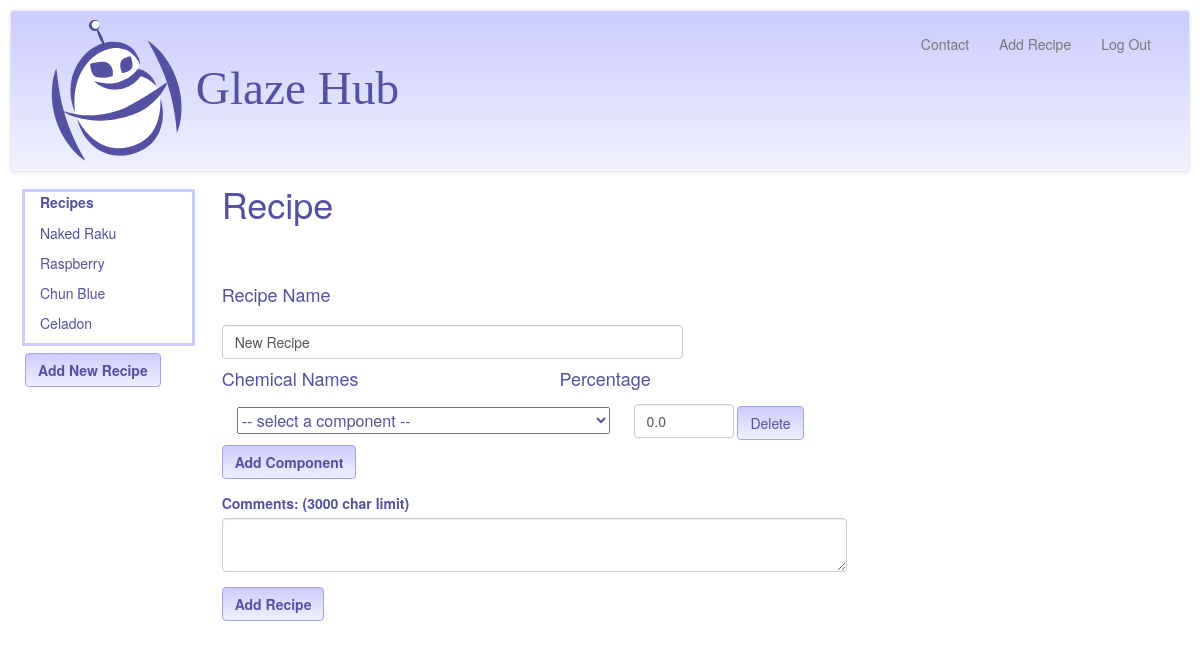
Page /addRecipe/4 (signed in) on the committed database.
### model.py (models this page shows, shortened)
class Recipe(Base):
    __tablename__ = "recipes"
    id = Column(Integer, primary_key=True)
    recipe_name = Column(String(120))
    user_id = Column(Integer, ForeignKey('users.id'))
    user_notes = Column(String(3000), nullable=True)
    user = relationship("User", backref=backref("recipes", order_by=id))
    @classmethod
    def getRecipeNamesByUserID(cls, user_id):
        return session.query(Recipe).filter_by(user_id=user_id).all()

### glazehub.py (the view)
@app.route("/addRecipe/<int:userViewID>", methods=['GET'])
def showRecipeAddForm(userViewID):
    recipe_name = ""
    price_quote = float(0.00)
    displayRecipes = showUserRecipeList(userViewID)
    chems = model.session.query(model.Chem).all()
    chemNames = [chem.chem_name for chem in chems]
    components = []
    return render_template("add_recipe.html", chem_names=chemNames,
                           user_id=userViewID,
                           displayRecipes=displayRecipes,
                           recipe_name=recipe_name, components=components,
                           price_quote=price_quote)

### glazehub.py (called while the page is built)
def showUserRecipeList(userViewID):
    userLoginID = session["user_id"]
    if checkUserLoginID(userLoginID, userViewID):
        recipes = model.Recipe.getRecipeNamesByUserID(userLoginID)
        return recipes
    else:
        recipes = model.Recipe.getRecipeNamesByUserID(userViewID)
        return recipes

def checkUserLoginID(userLoginID, userViewID):
    if userLoginID != int(userViewID):
        flash("Invalid User ID. Here are your recipes")
        userViewID = userLoginID
        return False

### templates/add_recipe.html (shortened to what this page needs)
{% extends 'base.html' %}
{% block body %}
<div class = "col-sm-2">
	<div class = "col-sm-12" class = "recipe_list" style="outline: 3px solid #ccccff; margin-bottom:10px" >
    	<label class = "control-label" for="userRecipes">
			Recipes
		</label>
		{% for recipe in displayRecipes %}
		<ul style = "margin-top: 6px" class="recipe_names">
			<a class = "recipe_links" href = "/recipecomps/{{recipe.user_id}}/{{recipe.recipe_name }}">
				<li>{{ recipe.recipe_name }}</li></a>
		</ul>
		{% endfor %}
	</div>
	<div class = "row" id = "add_recipe_button">
		<div class = "col-sm-2">
			<a href = "/addRecipe/{{user_id}}">
			<button class ="btn btn-GH" type = "submit" id = "add_recipe">
					<strong>Add New Recipe</strong></button>
			</a>
		</div>
	</div>
</div>
<div class = "col-sm-10" id = "recipe_section" style="margin-top:-2em">
	<h1>Recipe</h1>
	<div id = "compTemplate">
		<div class = "col-sm-12">
		    <select class = "chemlistoptions" name="chem">
		    	<option disabled selected> -- select a component -- </option>
			</select>
			<input class = "form-control percentage" type = "text"
					name="percentage" value = "0.0" style = "margin-left: 20px"/>
			<button class="btn btn-GH delete_comp">Delete</button>
		</div>
	</div>
	<form method=post>
		<div class = "row">
			<div class = "form-group" id = "recipename">
				<div class = "col-sm-6">
					<label class = "control-label" for="recipename" id ="recipename">
						<h4>Recipe Name</h4>
					</label>
					<input class = "form-control" type = "text" id = "recipename"
						name="recipename" value = "New Recipe" />
				</div>
			</div>
		</div>
		<div id = "chemicals">
		<div class = "row">
			<div class = "col-sm-4">
				<h4>Chemical Names</h4>
			</div>
			<div class = "col-sm-2" style="margin-left:10px">
				<h4>Percentage</h4>
			</div>
		</div>
			<div id = "chems_percents_tbl">
			<div class = "col-sm-8" style = "margin-left:10px">
				<div class ="row">
					<button id = "add_component" class ="btn btn-GH" style="margin-top:5px; margin-left:-10px" ><strong>Add Component</strong>
					</button>
				</div>
			</div>
			<div class = "row" id = "addNotes">
			<label class = "col-sm-8 control-label" for="userCommentslbl" id ="userCommentslbl" style = "margin-top:1em">
				Comments: (3000 char limit)
			</label>
			</div>
			<div class = "row">
				<div class = "col-sm-8" id = "userComments">
					<textarea class = "form-control" name = "usercomments" type = "text" maxlength = "3000", id = "usercomments" style = " margin-bottom:10px"></textarea>
				</div>
			</div>
				<div class = "col-sm-8">
					<div class = "row">
							<button class ="btn btn-GH" style="margin-top:5px; " type = "submit" id = "add_recipe" value="Add Recipe">
							<strong>Add Recipe</strong>
							</button>
					</div>
				</div>
		</div>
	</form>
</div>
{% endblock %}

### static/css/style.css (style rules this page uses)
a:link { color:#5551a2; }
body { margin:10px; font-family: "Helvetica Neue", Helvetica, "Segoe UI", Arial, freesans, sans-serif; color:#5551a2; }
.chemlistoptions { display:inline-block; }
.percentage { width:100px; display: inline-block; }
#compTemplate { visibility: hidden; }
ul.recipe_names { list-style-type: none; padding:0 0px; }
input { height:3em; margin-top: 5px; }
.btn-GH { background-image: -webkit-linear-gradient(top, #ccccff 0%, #f0f0ff 100%); background-image: -o-linear-gradient(top, #ccccff 0%, #f0f0ff 100%); background-image: -webkit-gradient(linear, left top, left bottom, from(#ccccff), to(#f0f0ff)); background-image: linear-gradient(to bottom, #ccccff 0%, #f0f0ff 100%); filter: progid:DXImageTransform.Microsoft.gradient(startColorstr='#ffccccff', endColorstr='#fff0f0ff', GradientType=0); filter: progid:DXImageTransform.Microsoft.gradient(enabled = false); background-repeat: repeat-x; border-color: #a3a3ff; color:#5551a2; }
select { font-size: 16; }

### rows in the picture
Recipe: recipe_name "Naked Raku"
Recipe: recipe_name "Raspberry"
Recipe: recipe_name "Chun Blue"
Recipe: recipe_name "Celadon"

### other values in the picture
{{ "Log Out" }} "Log Out"
